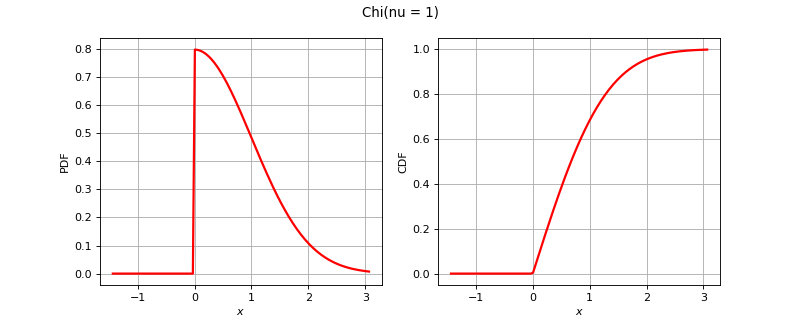

This chart was generated by the following Python code:
import openturns as ot
from matplotlib import pyplot as plt
from openturns.viewer import View
if (ot.Chi().__class__.__name__=='ComposedDistribution'):
    correlation = ot.CorrelationMatrix(2)
    correlation[1, 0] = 0.25
    aCopula = ot.NormalCopula(correlation)
    marginals = [ot.Normal(1.0, 2.0), ot.Normal(2.0, 3.0)]
    distribution = ot.ComposedDistribution(marginals, aCopula)
elif (ot.Chi().__class__.__name__=='CumulativeDistributionNetwork'):
    distribution = ot.CumulativeDistributionNetwork([ot.Normal(2),ot.Dirichlet([0.5, 1.0, 1.5])], ot.BipartiteGraph([[0,1], [0,1]]))
elif (ot.Chi().__class__.__name__=='Histogram'):
    distribution = ot.Histogram([-1.0, 0.5, 1.0, 2.0], [0.45, 0.4, 0.15])
else:
    distribution = ot.Chi()
dimension = distribution.getDimension()
if dimension <= 2:
    if distribution.getDimension() == 1:
        distribution.setDescription(['$x$'])
        pdf_graph = distribution.drawPDF()
        cdf_graph = distribution.drawCDF()
        fig = plt.figure(figsize=(10, 4))
        plt.suptitle(str(distribution))
        pdf_axis = fig.add_subplot(121)
        cdf_axis = fig.add_subplot(122)
        View(pdf_graph, figure=fig, axes=[pdf_axis], add_legend=False)
        View(cdf_graph, figure=fig, axes=[cdf_axis], add_legend=False)
    else:
        distribution.setDescription(['$x_1$', '$x_2$'])
        pdf_graph = distribution.drawPDF()
        fig = plt.figure(figsize=(10, 5))
        plt.suptitle(str(distribution))
        pdf_axis = fig.add_subplot(111)
        View(pdf_graph, figure=fig, axes=[pdf_axis], add_legend=False)
